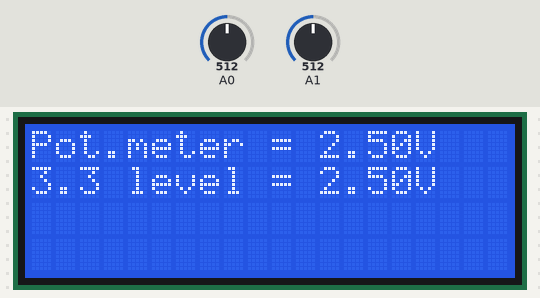
Bench run of a sketch on a simulated Arduino Mega 2560, built with avr-gcc and run on an emulated ATmega2560. On the bench: 20×4 character LCD. The inputs (shaded band) are chosen by the test bench; at power-on: A0 = 512, A1 = 512.

Above: at 1.2 s.
1.3 s: A0 set to 716
2.8 s: A1 set to 716
At 4.0 s:
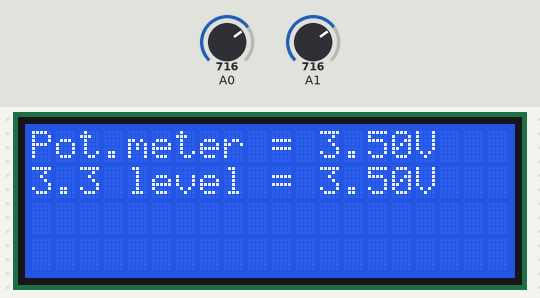
4.3 s: A0 set to 900
At 5.8 s:
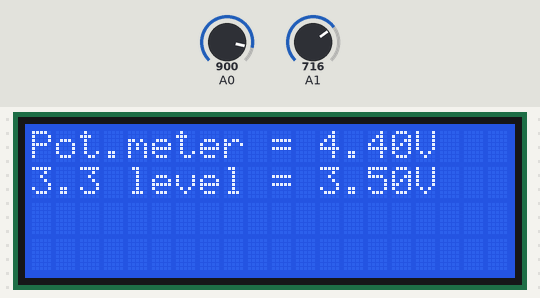
7.3 s: A1 set to 900
At 8.6 s:
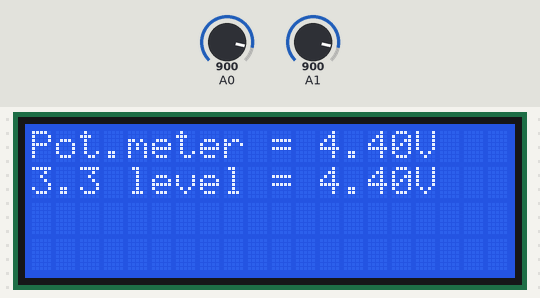
8.9 s: A0 set to 1023
At 9.2 s:
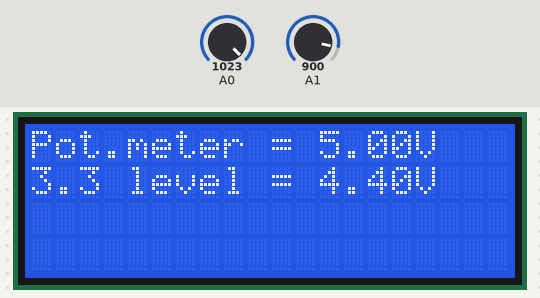
10.4 s: A1 set to 1023
At 10.7 s:
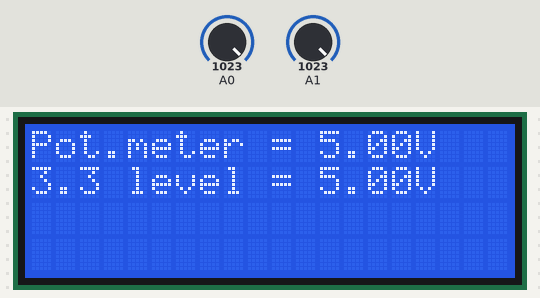
Timing chart, 0 to 12.9 s (numbered marks = the images above; inputs shaded):
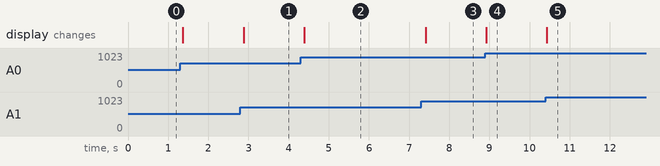

Measured:
- after the input at 2.8 s, the display: changes after 0.08 s (image 1)
- after the input at 4.3 s, the display: changes after 0.09 s (image 2)
- after the input at 7.3 s, the display: changes after 0.11 s (image 3)
- after the input at 8.9 s, the display: changes at once (image 4)
- after the input at 10.4 s, the display: changes at once (image 5)

The sketch:

lcd.ino
```cpp
#include <LiquidCrystal.h>

LiquidCrystal lcd(37, 36, 35, 34, 33, 32);

float analogValue1, analogValue2;

void setup() {
  lcd.begin(20, 4);
  lcd.setCursor(0, 0);
  lcd.print("kartoshka gang");
  lcd.setCursor(0, 1);
  lcd.print("We love potato");
  Serial.begin(9600);
}

void loop() {
  analogValue1 = analogRead(A0);
  analogValue2 = analogRead(A1);

  // Clear the LCD
  lcd.clear();

  // Display analogValue1 (Potentiometer) on the first row
  lcd.setCursor(0, 0);
  lcd.print("Pot.meter = ");
  lcd.print(analogValue1 * 5.0 / 1023.0, 2); // Display voltage with 2 decimal places
  lcd.print("V");
  // Display analogValue2 (3.3V level) on the second row

  lcd.setCursor(0, 1);
  lcd.print("3.3 level = ");
  lcd.print(analogValue2 * 5.0 / 1023.0, 2); // Display voltage with 2 decimal places
  lcd.print("V");

  delay(100);

}
```
